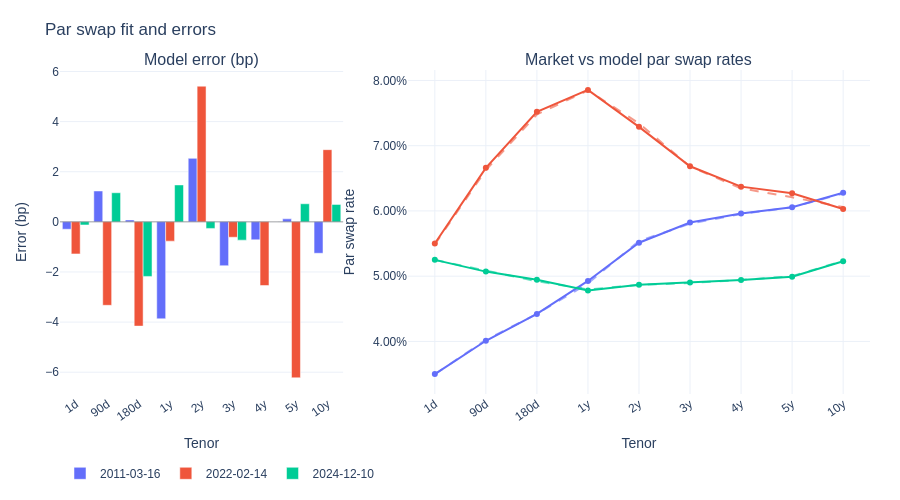

Notebook code cell kept with this figure:
### Markdown cell above
### Results

Qualitatively, the model tracks the market par swap curve very closely on the sample dates. The dashed model curves sit almost on top of the market markers across maturities, and the left-panel bar chart shows low residuals (basis points). With more time spend on training, this results can be improved a lot.

### Code cell
fig, dates = plot_swap_rates(model, test_market_rates_df)
fig.show()

### Figure 1 — Plotly figure (JSON) as saved in the notebook; plotly's stock layout.template omitted (floating-point values rounded to 4 significant figures)
{"data": [{"legendgroup": "2011-03-16", "marker": {"color": "#636EFA"}, "name": "2011-03-16", "type": "bar", "x": ["1d", "90d", "180d", "1y", "2y", "3y", "4y", "5y", "10y"], "xaxis": "x", "y": [-0.2944, 1.232, 0.07738, -3.869, 2.534, -1.751, -0.7167, 0.1199, -1.253], "yaxis": "y"}, {"legendgroup": "2011-03-16", "line": {"color": "#636EFA"}, "marker": {"color": "#636EFA"}, "mode": "markers+lines", "name": "2011-03-16 (Market)", "showlegend": false, "type": "scatter", "x": ["1d", "90d", "180d", "1y", "2y", "3y", "4y", "5y", "10y"], "xaxis": "x2", "y": [0.035, 0.0401, 0.04421, 0.04927, 0.05513, 0.05822, 0.05959, 0.06055, 0.06279], "yaxis": "y2"}, {"legendgroup": "2011-03-16", "line": {"color": "#636EFA", "dash": "dash"}, "mode": "lines", "name": "2011-03-16 (Model)", "opacity": 0.6, "showlegend": false, "type": "scatter", "x": ["1d", "90d", "180d", "1y", "2y", "3y", "4y", "5y", "10y"], "xaxis": "x2", "y": [0.03497, 0.04022, 0.04422, 0.04888, 0.05538, 0.05804, 0.05952, 0.06057, 0.06266], "yaxis": "y2"}, {"legendgroup": "2022-02-14", "marker": {"color": "#EF553B"}, "name": "2022-02-14", "type": "bar", "x": ["1d", "90d", "180d", "1y", "2y", "3y", "4y", "5y", "10y"], "xaxis": "x", "y": [-1.28, -3.331, -4.161, -0.7696, 5.414, -0.6133, -2.54, -6.223, 2.881], "yaxis": "y"}, {"legendgroup": "2022-02-14", "line": {"color": "#EF553B"}, "marker": {"color": "#EF553B"}, "mode": "markers+lines", "name": "2022-02-14 (Market)", "showlegend": false, "type": "scatter", "x": ["1d", "90d", "180d", "1y", "2y", "3y", "4y", "5y", "10y"], "xaxis": "x2", "y": [0.055, 0.0666, 0.0752, 0.07854, 0.07288, 0.06685, 0.06372, 0.06271, 0.0603], "yaxis": "y2"}, {"legendgroup": "2022-02-14", "line": {"color": "#EF553B", "dash": "dash"}, "mode": "lines", "name": "2022-02-14 (Model)", "opacity": 0.6, "showlegend": false, "type": "scatter", "x": ["1d", "90d", "180d", "1y", "2y", "3y", "4y", "5y", "10y"], "xaxis": "x2", "y": [0.05487, 0.06627, 0.07479, 0.07847, 0.07342, 0.06678, 0.06347, 0.06209, 0.06059], "yaxis": "y2"}, {"legendgroup": "2024-12-10", "marker": {"color": "#00CC96"}, "name": "2024-12-10", "type": "bar", "x": ["1d", "90d", "180d", "1y", "2y", "3y", "4y", "5y", "10y"], "xaxis": "x", "y": [-0.124, 1.162, -2.177, 1.474, -0.2622, -0.7295, 0.001392, 0.7222, 0.6973], "yaxis": "y"}, {"legendgroup": "2024-12-10", "line": {"color": "#00CC96"}, "marker": {"color": "#00CC96"}, "mode": "markers+lines", "name": "2024-12-10 (Market)", "showlegend": false, "type": "scatter", "x": ["1d", "90d", "180d", "1y", "2y", "3y", "4y", "5y", "10y"], "xaxis": "x2", "y": [0.0525, 0.0507, 0.04944, 0.04782, 0.04868, 0.04904, 0.04942, 0.04993, 0.05228], "yaxis": "y2"}, {"legendgroup": "2024-12-10", "line": {"color": "#00CC96", "dash": "dash"}, "mode": "lines", "name": "2024-12-10 (Model)", "opacity": 0.6, "showlegend": false, "type": "scatter", "x": ["1d", "90d", "180d", "1y", "2y", "3y", "4y", "5y", "10y"], "xaxis": "x2", "y": [0.05249, 0.05082, 0.04922, 0.04796, 0.04866, 0.04896, 0.04942, 0.05, 0.05235], "yaxis": "y2"}], "layout": {"annotations": [{"font": {"size": 16}, "showarrow": false, "text": "Model error (bp)", "x": 0.1748, "xanchor": "center", "xref": "paper", "y": 1, "yanchor": "bottom", "yref": "paper"}, {"font": {"size": 16}, "showarrow": false, "text": "Market vs model par swap rates", "x": 0.7148, "xanchor": "center", "xref": "paper", "y": 1, "yanchor": "bottom", "yref": "paper"}], "bargap": 0.15, "bargroupgap": 0, "barmode": "group", "font": {"family": "Arial", "size": 12}, "height": 500, "legend": {"orientation": "h", "x": 0, "xanchor": "left", "y": -0.2, "yanchor": "top"}, "margin": {"b": 90, "l": 60, "r": 30, "t": 70}, "shapes": [{"line": {"color": "rgba(0,0,0,0.35)", "width": 1}, "type": "line", "x0": 0, "x1": 1, "xref": "x domain", "y0": 0, "y1": 0, "yref": "y"}], "title": {"text": "Par swap fit and errors", "xanchor": "left"}, "xaxis": {"anchor": "y", "automargin": true, "categoryarray": ["1d", "90d", "180d", "1y", "2y", "3y", "4y", "5y", "10y"], "categoryorder": "array", "domain": [0, 0.3496], "tickangle": -35, "tickfont": {"size": 12}, "title": {"text": "Tenor"}, "type": "category"}, "xaxis2": {"anchor": "y2", "automargin": true, "categoryarray": ["1d", "90d", "180d", "1y", "2y", "3y", "4y", "5y", "10y"], "categoryorder": "array", "domain": [0.4296, 1], "tickangle": -35, "tickfont": {"size": 12}, "title": {"text": "Tenor"}, "type": "category"}, "yaxis": {"anchor": "x", "domain": [0, 1], "title": {"text": "Error (bp)"}, "zeroline": false}, "yaxis2": {"anchor": "x2", "domain": [0, 1], "tickformat": ".2%", "title": {"text": "Par swap rate"}}}}
